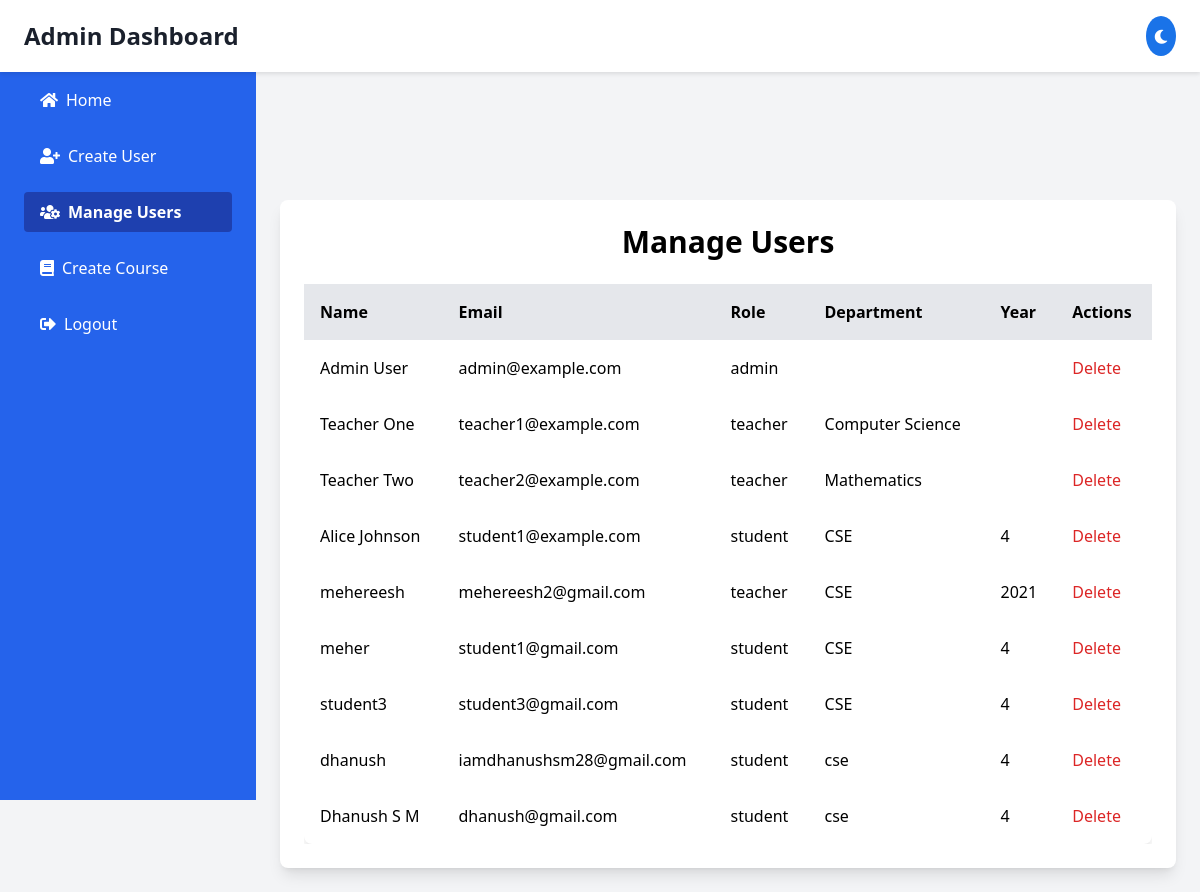
/admin/manage_users.php (signed in), run on the app's committed database.
### tables this page shows
CREATE TABLE `users` (
  `id` int(11) NOT NULL,
  `name` varchar(100) NOT NULL,
  `email` varchar(100) NOT NULL,
  `password` varchar(255) DEFAULT NULL,
  `role` enum('admin','teacher','student') NOT NULL,
  `department` varchar(100) DEFAULT NULL,
  `year` int(11) DEFAULT NULL,
  `created_at` timestamp NOT NULL DEFAULT current_timestamp(),
  `section` varchar(50) NOT NULL
);

### admin/manage_users.php (the view, shortened to what this page needs)
<?php
include('../config/database.php');
$sql = "SELECT * FROM users";
$result = $conn->query($sql);
?>
<!DOCTYPE html>
<html lang="en">
<head>
    <script src="https://cdn.tailwindcss.com"></script>
    <link rel="stylesheet" href="https://cdnjs.cloudflare.com/ajax/libs/font-awesome/5.15.3/css/all.min.css"></link>
</head>
<body class="bg-gray-100">
    <?php include('partials/header.php'); ?>
    <div class="main-content p-6 md:ml-64 mt-16">
        <div class="w-full max-w-6xl mx-auto bg-white rounded-lg shadow-lg p-6">
            <h1 class="text-3xl font-semibold text-center mb-6">Manage Users</h1>
            <div class="overflow-x-auto">
                <table class="w-full table-auto bg-white rounded-lg shadow-lg">
                    <thead>
                        <tr class="bg-gray-200">
                            <th class="p-4 text-left">Name</th>
                            <th class="p-4 text-left">Email</th>
                            <th class="p-4 text-left">Role</th>
                            <th class="p-4 text-left">Department</th>
                            <th class="p-4 text-left">Year</th>
                            <th class="p-4 text-left">Actions</th>
                        </tr>
                    </thead>
                    <tbody>
                        <?php while ($row = $result->fetch_assoc()) { ?>
                            <tr class="hover:bg-gray-100 transition duration-200">
                                <td class="p-4"><?php echo htmlspecialchars($row['name']); ?></td>
                                <td class="p-4"><?php echo htmlspecialchars($row['email']); ?></td>
                                <td class="p-4"><?php echo htmlspecialchars($row['role']); ?></td>
                                <td class="p-4"><?php echo htmlspecialchars($row['department']); ?></td>
                                <td class="p-4"><?php echo htmlspecialchars($row['year']); ?></td>
                                <td class="p-4">
                                    <a href="manage_users.php?delete=<?php echo $row['id']; ?>"
                                       onclick="return confirm('Are you sure you want to delete this user?');"
                                       class="text-red-600 hover:text-red-800 transition duration-200">Delete</a>
                                </td>
                            </tr>
                        <?php } ?>
                    </tbody>
                </table>
            </div>
        </div>
    </div>
</body>
</html>

### admin/partials/header.php (shortened to what this page needs)
<!DOCTYPE html>
<html lang="en">
<head>
    <script src="https://cdn.tailwindcss.com"></script>
    <link rel="stylesheet" href="https://cdnjs.cloudflare.com/ajax/libs/font-awesome/5.15.3/css/all.min.css"></link>
</head>
<body class="bg-gray-100">
    <div class="header">
        <h1>Admin Dashboard</h1>
        <div class="header-right">
            <button class="dark-mode-toggle" id="dark-mode-toggle">
                <i class="fas fa-moon text-sm"></i>
            </button>
        </div>
    </div>
    <div id="sidebar" class="bg-blue-600 text-white w-full md:w-64 fixed z-10 transform -translate-x-full md:translate-x-0 transition-transform duration-200 ease-in-out">
        <div class="p-6">
            <h1 class="text-2xl font-semibold text-center mb-6">Admin Panel</h1>
            <nav>
                <ul>
                    <li class="mb-4">
                        <a href="dashboard.php" class="block py-2 px-4 rounded hover:bg-blue-700 transition duration-200">
                            <i class="fas fa-home mr-2"></i>Home
                        </a>
                    </li>
                    <li class="mb-4">
                        <a href="create_user.php" class="block py-2 px-4 rounded hover:bg-blue-700 transition duration-200">
                            <i class="fas fa-user-plus mr-2"></i>Create User
                        </a>
                    </li>
                    <li class="mb-4">
                        <a href="manage_users.php" class="block py-2 px-4 rounded hover:bg-blue-700 transition duration-200">
                            <i class="fas fa-users-cog mr-2"></i>Manage Users
                        </a>
                    </li>
                    <li class="mb-4">
                        <a href="create_course.php" class="block py-2 px-4 rounded hover:bg-blue-700 transition duration-200">
                            <i class="fas fa-book mr-2"></i>Create Course
                        </a>
                    </li>
                    <li class="mb-4">
                        <a href="logout.php" class="block py-2 px-4 rounded hover:bg-blue-700 transition duration-200">
                            <i class="fas fa-sign-out-alt mr-2"></i>Logout
                        </a>
                    </li>
                </ul>
            </nav>
        </div>
    </div>
    <div class="main-content p-6 md:ml-64 mt-16">
    </div>
</body>
</html>

### admin/partials/header.php (style rules this page uses)
#sidebar { transition: transform 0.3s ease-in-out; }
.active { background-color: #1e40af; font-weight: 600; transition: background-color 0.3s ease-in-out; }
body { display: flex; flex-direction: column; min-height: 100vh; }
#sidebar { height: 100vh; overflow-y: auto; }
.main-content { flex: 1; overflow-y: auto; }
.header { background-color: #ffffff; padding: 16px 24px; box-shadow: 0 2px 4px rgba(0, 0, 0, 0.1); display: flex; justify-content: space-between; align-items: center; position: fixed; top: 0; left: 0; right: 0; z-index: 100; transition: background-color 0.3s ease-in-out; }
.header h1 { font-size: 1.5rem; font-weight: 600; margin: 0; color: #1a202c; }
.header-right { display: flex; align-items: center; gap: 16px; }
.header-right .dark-mode-toggle { background-color: #1a73e8; color: white; border: none; padding: 8px; border-radius: 50%; cursor: pointer; transition: background-color 0.3s ease-in-out; }

### data on the page
users: name "Admin User", email "admin@example.com", role "admin"
users: name "Teacher One", email "teacher1@example.com", role "teacher", department "Computer Science"
users: name "Teacher Two", email "teacher2@example.com", role "teacher", department "Mathematics"
users: name "Alice Johnson", email "student1@example.com", role "student", department "CSE", year "4"
users: name "mehereesh", email "mehereesh2@gmail.com", role "teacher", department "CSE", year "2021"
users: name "meher", email "student1@gmail.com", role "student", department "CSE", year "4"
users: name "student3", email "student3@gmail.com", role "student", department "CSE", year "4"
users: name "dhanush", email "iamdhanushsm28@gmail.com", role "student", department "cse", year "4"
users: name "Dhanush S M", email "dhanush@gmail.com", role "student", department "cse", year "4"
